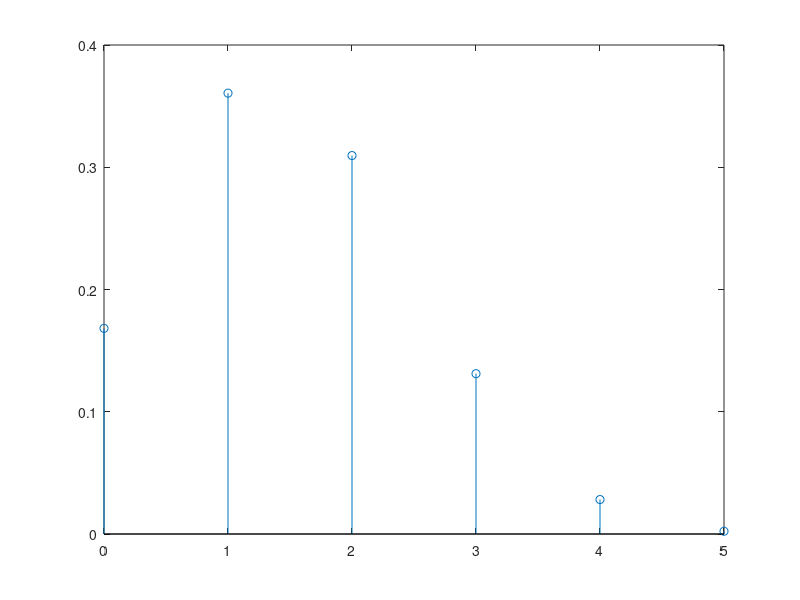

This figure's MATLAB source:
p = 0.3;
n = 5;
N = 1e5;

%a)

k = 3;
lancamentos = rand(n, N) < p;
sucessos = sum(lancamentos) == k;
probSimulacao = sum(sucessos) / N;

disp(probSimulacao);

%b)
k = 2;
lancamentos = rand(n, N) < p;
sucessos = sum(lancamentos) <= k;
probSimulacao = sum(sucessos) / N;

disp(probSimulacao);

%c)
x = 0:n;
    for i=1:length(x)
        sucessos = sum(lancamentos) == i-1;
        x(1, i) = sum(sucessos) / N;
    end
stem(0:n, x);




